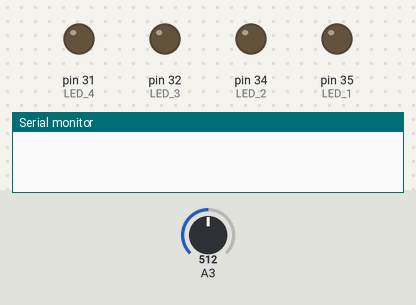
Simulated run of this sketch. Board: Arduino Mega 2560, built with avr-gcc and run on an emulated ATmega2560. Parts: output pins drawn as LEDs (lit = HIGH), the last lines printed to the serial monitor. Inputs (shaded band) come from the test bench; at power-on: A3 = 512.

Above: at 0.1 s.
At 1.4 s:
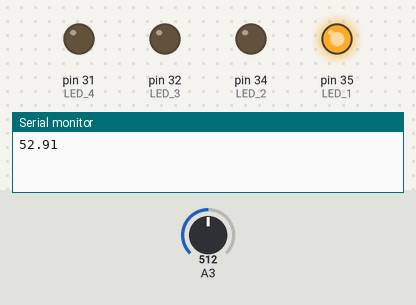
Timing chart, 0 to 2.9 s (numbered marks = the images above):
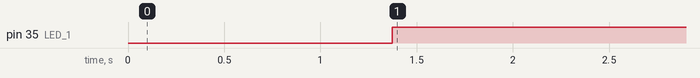

Measured:
- by itself, pin 35 (LED_1): LOW → HIGH at 1.4 s

The sketch:

Lab6PartF.ino
```cpp
// EEC_Lab1_PartB_Output_Digital_Example
int LED_1 = 35; //Save the pin number associated with the LED
int LED_2 = 34;
int LED_3 = 32;
int LED_4 = 31;
unsigned long time1 = 0;
unsigned long time2 = 0;
float period;
int L = 100;
float Real[100];
float Imag[100];
float F[100];
float a[100];
float b;
float c = 2 * 3.14 / 100;
int HighestCell = 0;
float TopFreq;
float Voltage[100];
float DC = 0;
float sampFreq;

void setup()
{
  pinMode(LED_1, OUTPUT); //Set the pin connected to LED as Output
  pinMode(LED_2, OUTPUT); //Set the pin connected to LED as Output
  pinMode(LED_3, OUTPUT); //Set the pin connected to LED as Output
  pinMode(LED_4, OUTPUT); //Set the pin connected to LED as Output
  Serial.begin(115200);

}

void loop ()
{
  float BandSums[5] = {0, 0, 0, 0, 0};
  float *pBandSums;
  float TF = 0;
  pBandSums = &BandSums[0];

  // Defines the regions the bands operate in.
  float Bands[4] = {500, 600, 700, 800};

  //Take the Fourier Transform
  TF=fft(Bands[0], Bands[1], Bands[2], Bands[3], pBandSums);
  float maxBand=0;
  float minBand=0;

if (TF < Bands[0])
    {
      BandSums[0]=255;
    }
if (TF < Bands[1]&TF > Bands[0])
    {
      BandSums[1]=255;
    }
if (TF < Bands[2]&TF > Bands[1])
    {
      BandSums[2]=255;
    }
if (TF < Bands[3]&TF > Bands[2])
    {
      BandSums[3]=255;
    }
    if (TF > Bands[3])
    {
      BandSums[4]=255;
    }
  analogWrite(LED_1,floor(BandSums[0]));
  analogWrite(LED_2,floor(BandSums[1]));
  analogWrite(LED_3,floor(BandSums[2]));
  analogWrite(LED_4,floor(BandSums[3]));

}

// splits the FFT into 5 limits.
//0-UpperLimit1
//UpperLimit1-UpperLimit2
//UpperLimit2-UpperLimit3
//UpperLimit3-UpperLimit4
//UpperLimit4-5000 Hz
float fft(float Band1, float Band2, float Band3, float Band4, float *p)
{
  int usdelay = 75;
  int poffset = 0;
  int BandOffset = 0;
  float Bands[5] = {Band1, Band2, Band3, Band4, 10000};
  //Initialize Variables!!

  //Read in Data
  time1 = micros();
  for (int i = 0; i < L; i++)
  {
    a[i] = analogRead(A3);
    delayMicroseconds(usdelay);
  }
  time2 = micros();
  period = (time2 - time1) / L;
  //Serial.println(period);
  sampFreq = (1 / period) * 1000000;
  //Serial.println(sampFreq);

  for (int j = 0; j < L; j++)
  {
    a[j] = map(a[j], 0, 1023, 0, 3300);
    Voltage[j] = a[j] / 1000;
    DC += Voltage[j];
  }
  DC = DC / L;
  for (int j = 0; j < L / 2; j++)
  {
    //Reset
    Real[j] = 0;
    Imag[j] = 0;
    b = c * j;
    for (int u = 0; u < L; u++)
    {
      Real[j] += (Voltage[u] - DC) * cos(b * u);
      Imag[j] += (Voltage[u] - DC) * (-1) * sin(b * u);
    }
    F[j] = sqrt(sq(Real[j]) + sq(Imag[j]));

    //Check if current frequency bin is highest
    if (F[j] >= F[HighestCell])
    {
      HighestCell = j;
    }
    if (100 * j < Bands[BandOffset])
    {
      *(p + poffset) = *(p + poffset) + F[j];
    }
    if (100 * j <= Bands[BandOffset])
    {
      poffset = poffset + 1;
      BandOffset = BandOffset + 1;
    }
  }
    if (HighestCell > L / 2)
    {
      TopFreq = sampFreq / L * (L - HighestCell);
    }
    if (HighestCell < L / 2)
    {
      TopFreq = sampFreq / L * (1 + HighestCell);
    }
Serial.println(TopFreq);
  return(TopFreq);

}
```
